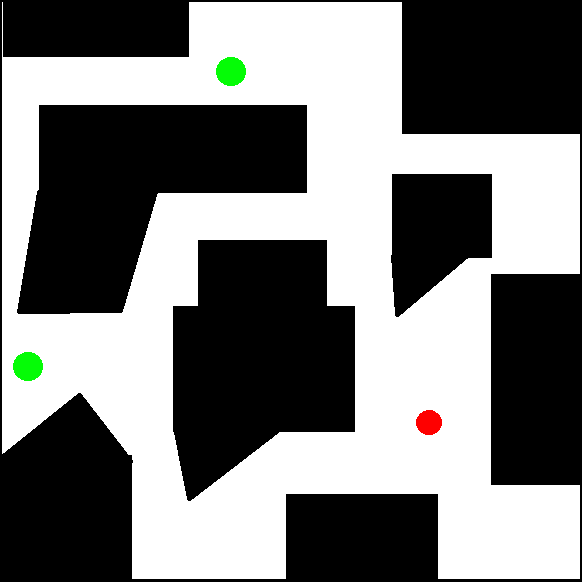
#> input picture p3.bmp, 582 x 582 px
$ python lab1.py
#> lines starting #> are read from the running program, lines starting #| are printed output that depends on the picture; after the words box and inside, x2 and y2 are one past the last pixel; in counts of white or black regions, pixels touching at a corner belong together
### image_processing.py
import cv2
import numpy as np
from PIL import Image, ImageDraw


def get_maze(file):

    # Cargar la imagen del laberinto
#> called with file = 'p3.bmp'
    image = cv2.imread(file)
#> image is the input picture: shape (582, 582, 3); mean B, G, R 122.6, 123.6, 123

    hsv = cv2.cvtColor(image, cv2.COLOR_BGR2HSV)
#> hsv: shape (582, 582, 3); mean H, S, V 0.2, 1.4, 124

    lower_green_bound = np.array([36, 50, 0])
    upper_green_bound = np.array([86, 255, 255])

    # find the colors within the boundaries
    green_mask = cv2.inRange(hsv, lower_green_bound, upper_green_bound)
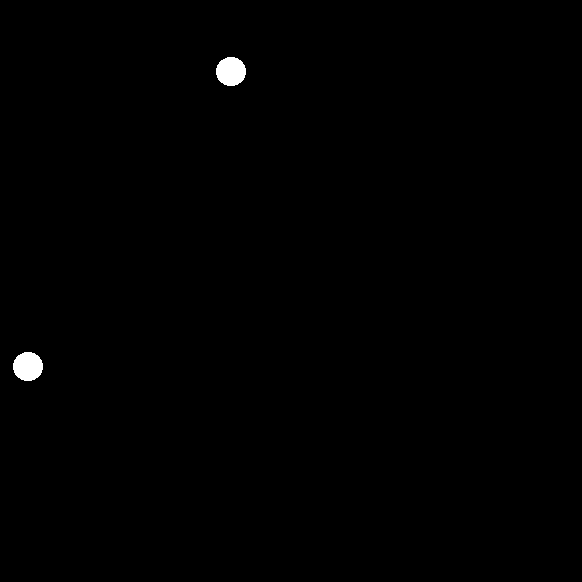
#> green_mask: shape (582, 582); 0.41% white; 2 white regions, box (x1, y1, x2, y2) and area: (216, 57, 246, 86) 687, (13, 352, 43, 381) 687

    lower_red_bound_1 = np.array([0, 50, 20])
    upper_red_bound_1 = np.array([5, 255, 255])
    lower_red_bound_2 = np.array([175, 50, 20])
    upper_red_bound_2 = np.array([180, 255, 255])

    lower_black_bound = np.array([0, 0, 0])
    upper_black_bound = np.array([50, 50, 100])

    # find the colors within the boundaries
    red_mask_1 = cv2.inRange(hsv, lower_red_bound_1, upper_red_bound_1)
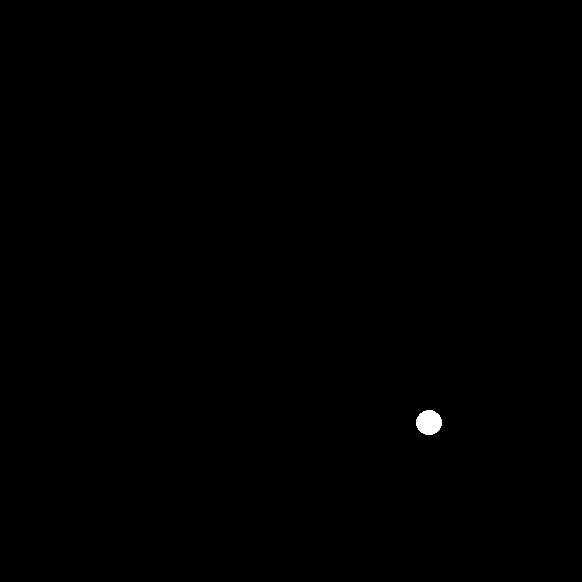
#> red_mask_1: shape (582, 582); 0.15% white; 1 white region, box (x1, y1, x2, y2) and area: (416, 410, 442, 435) 510
    red_mask_2 = cv2.inRange(hsv, lower_red_bound_2, upper_red_bound_2)
#> red_mask_2: shape (582, 582); every value is 0
    black_mask = cv2.inRange(hsv, lower_black_bound, upper_black_bound)
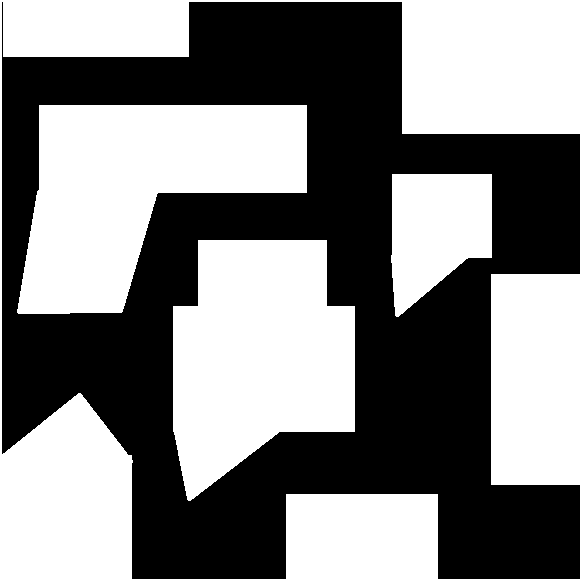
#> black_mask: shape (582, 582); 51.4% white; 1 black region, box (x1, y1, x2, y2) and area: (2, 2, 580, 579) 164748

    # Definir el tamaño de los cuadros
    cuadro_size = 12

    # Discretizar la imagen
    rows, cols = image.shape[:2]
#> rows = 582; cols = 582
    cuadros_x = int(cols / cuadro_size)
#> cuadros_x = 48
    cuadros_y = int(rows / cuadro_size)
#> cuadros_y = 48

    # Crear una matriz de cuadros vacíos
    laberinto = [[0 for x in range(cuadros_x)] for y in range(cuadros_y)]

    # Variables para guardar la posición del inicio y los finales

    start_x, start_y = -1, -1
    goals = []
    for x in range(cuadros_x):
        for y in range(cuadros_y):
            cuadro_green = green_mask[y*cuadro_size:(
                y+1)*cuadro_size, x*cuadro_size:(x+1)*cuadro_size]
            cuadro_red_1 = red_mask_1[y*cuadro_size:(
                y+1)*cuadro_size, x*cuadro_size:(x+1)*cuadro_size]
            cuadro_red_2 = red_mask_2[y*cuadro_size:(
                y+1)*cuadro_size, x*cuadro_size:(x+1)*cuadro_size]
            cuadro_black = black_mask[y*cuadro_size:(
                y+1)*cuadro_size, x*cuadro_size:(x+1)*cuadro_size]

            if (255 in cuadro_green):
                laberinto[y][x] = 2
                goals.append([x, y])
            if (255 in cuadro_red_1 and start_x*start_y == 1):
                laberinto[y][x] = 3
                start_x, start_y = x, y
            if (255 in cuadro_red_2 and start_y*start_x == 1):
                laberinto[y][x] = 3
                start_x, start_y = x, y
            if (255 in cuadro_black):
                laberinto[y][x] = 1
#> after the loop, goals = [[1, 29], [1, 30], [1, 31], [2, 29], [2, 30], [2, 31], [3, 29], [3, 30], [3, 31], [18, 4], [18, 5], [18, 6], [18, 7], [19, 4], [19, 5], [19, 6], [19, 7], [20, 5], [20, 6]]; laberinto = 48 items; start_x = 34; start_y = 34

    return [laberinto, [start_x, start_y], goals]


def paint_maze(maze, name):
    # se obtienen las dimensiones del laberinto
    rows = len(maze)
    cols = len(maze[0])
    # se crea la imagen con las dimensiones
    img = Image.new("RGB", (cols * 12, rows * 12), color=(255, 255, 255))
    draw = ImageDraw.Draw(img)
    # se recorre cada celda del laberinto
    for row in range(rows):
        for col in range(cols):
            # obtenemos el num de la celda
            num = maze[row][col]
            # se pinta la celda
            if num == 1:
                color = (0, 0, 0)
            elif num == 0:
                color = (255, 255, 255)
            elif num == 2:
                color = (0, 255, 0)
            elif num == 3:
                color = (255, 0, 0)
            elif num == 5:
                color = (255, 165, 0)
            else:
                color = (255, 255, 255)
            x1 = col * 12 + 1
            y1 = row * 12 + 1
            x2 = x1 + 10
            y2 = y1 + 10
            draw.rectangle([(x1, y1), (x2, y2)], fill=color)
    img.save(name)

### algorithms.py
def up(x, y, laberinto):
    if y < len(laberinto) - 1 and laberinto[y + 1][x] != 1:
        return [x, y + 1]
    else:
        return None


def down(x, y, laberinto):
    if y > 0 and laberinto[y - 1][x] != 1:
        return [x, y - 1]
    else:
        return None


def left(x, y, laberinto):
    if x > 0 and laberinto[y][x - 1] != 1:
        return [x - 1, y]
    else:
        return None


def right(x, y, laberinto):
    if x < len(laberinto[0]) - 1 and laberinto[y][x + 1] != 1:
        return [x + 1, y]
    else:
        return None


def shortest_path_bfs(node1, node2, laberinto):
    path_list = [[node1]]
    path_index = 0
    # Con el objetivo de tener un registro de todos los nodos anteriores
    previous_nodes = [node1]
    if node1 in node2:
        return path_list[0]

    # Iteramos sobre todos los caminos posibles
    while path_index < len(path_list):
        current_path = path_list[path_index]
        last_node = current_path[-1]
        next_nodes = []

        # Se buscan todos los nodos siguientes, en caso de este sistema, todos los pixeles al rededor
        next_nodes.append(up(last_node[0], last_node[1], laberinto))
        next_nodes.append(down(last_node[0], last_node[1], laberinto))
        next_nodes.append(left(last_node[0], last_node[1], laberinto))
        next_nodes.append(right(last_node[0], last_node[1], laberinto))

        # Verificamos si el nodo destino se encuentra en uno de los nodos conectores
        for dest in node2:
            if dest in next_nodes:
                current_path.append(dest)
                return current_path

        # Agregamos nuevos caminos
        for next_node in next_nodes:
            if next_node != None and not next_node in previous_nodes:
                new_path = current_path[:]
                new_path.append(next_node)
                path_list.append(new_path)
                # mantenemos registro de los nodos visitados para evitar backtracking
                previous_nodes.append(next_node)
        # Continuamos el siguiente camino
        path_index += 1
    # Si no encontramos ningun camino
    return []


# [99 lines left out: functions bfs, shortest_path_dfs, dfs, not called in this run]

### lab1.py
import image_processing as mz
import algorithms as al
import algoritmoA as am

# ELIJA LA IMAGEN DESEADA AQUI
# maze = mz.get_maze("p2.jpeg")
# maze = mz.get_maze("p1.png")
maze = mz.get_maze("p3.bmp")
#> maze = 3 items

laberinto = maze[0]
#> laberinto = 48 items
inicio = maze[1]
#> inicio = [34, 34]
finales = maze[2]
#> finales has the same summary as goals in get_maze

single = finales[1]
#> single = [1, 30]
tuplai = tuple(inicio)
#> tuplai = (34, 34)
tuplaf = tuple(single)
#> tuplaf = (1, 30)

mz.paint_maze(laberinto, "laberinto_discretizado.png")
#> in paint_maze, `rows = len(maze)`: rows = 48
#> in paint_maze, `img = Image.new("RGB", (cols * 12, rows * 12), color=(255, 255, 255))`: img: PIL image 576x576 RGB; every value is 255
#> in paint_maze, `img.save(name)`:
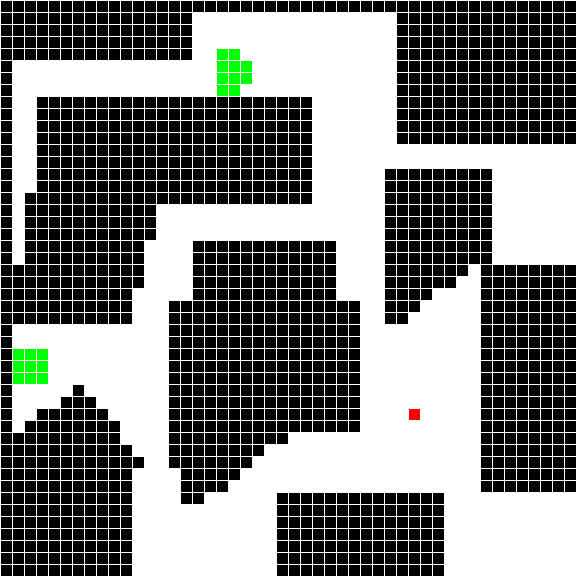
#> saved as laberinto_discretizado.png: PIL image 576x576 RGB; mean R, G, B 124.2, 125.9, 124.1
opcion = 0
# Verificar si se encontró un inicio y al menos un final
if inicio is None:
    print("No se encontró un cuadro rojo como inicio")
elif len(finales) == 0:
    print("No se encontraron cuadros verdes como finales")
else:
    # Menú del programa
    bandera = True
    while bandera:
        try:
            print("\nQué algoritmo desea aplicar?\n1. BFS\n2. DFS\n3. A*\n4. Salir")
#> (the run stopped early here; a loop or call above may not have finished)

$ run again, with p2.jpeg saved as p3.bmp
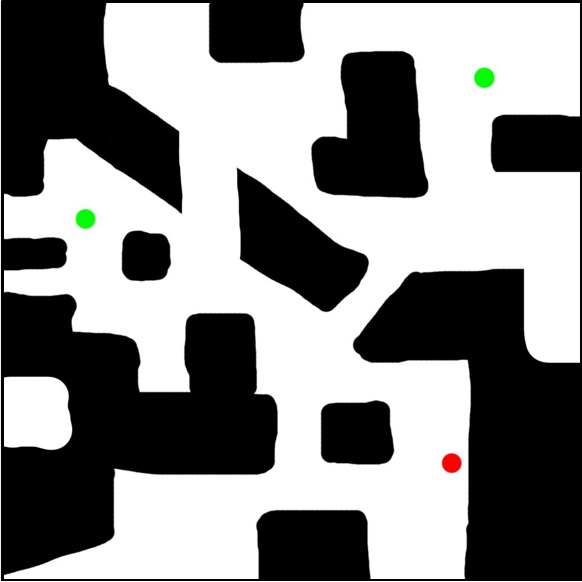
#> input picture p2.jpeg, 582 x 582 px
#> in get_maze, image is the input picture: shape (582, 582, 3); mean B, G, R 136.1, 136.5, 136.3
#> hsv: shape (582, 582, 3); mean H, S, V 0.7, 0.7, 136.7
#> in get_maze, `green_mask = cv2.inRange(hsv, lower_green_bound, upper_green_bound)`:
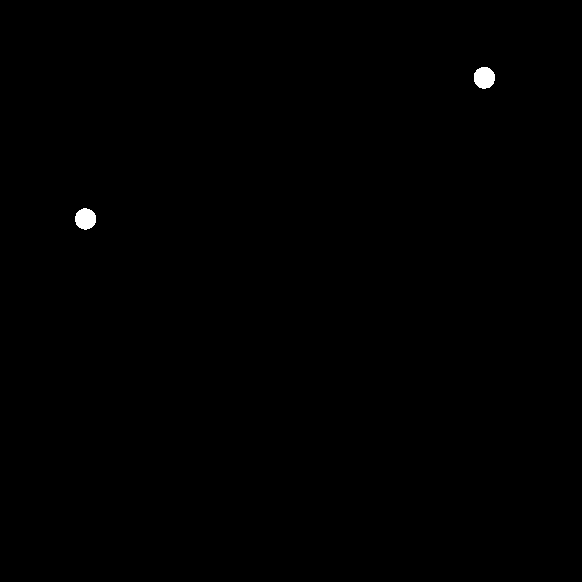
#> green_mask: shape (582, 582); 0.21% white; 2 white regions, box (x1, y1, x2, y2) and area: (474, 67, 495, 89) 369, (75, 208, 96, 230) 357
#> red_mask_1: shape (582, 582); 0.07% white; 2 white regions (1 under 20 px), largest, box (x1, y1, x2, y2) and area: (441, 453, 462, 473) 249
#> red_mask_2: shape (582, 582); 0.02% white in thin lines or dots, all inside (x1, y1, x2, y2) = (441, 453, 462, 473)
#> black_mask: shape (582, 582); 46.2% white; 5 white regions, box (x1, y1, x2, y2) and area: (1, 0, 582, 581) 128124, (312, 51, 428, 198) 12614, (237, 168, 369, 312) 9374, (321, 401, 394, 464) 4202, (122, 231, 171, 281) 2130
#> after the loop in get_maze, `for x in range(cuadros_x):`: goals = [[6, 17], [6, 18], [6, 19], [7, 17], [7, 18], [7, 19], [39, 5], [39, 6], [39, 7], [40, 5], [40, 6], [40, 7], [41, 5], [41, 6], [41, 7]]; laberinto = 48 items; start_x = 36; start_y = 38
#> maze = 3 items
#> `laberinto = maze[0]`: laberinto = 48 items
#> inicio = [36, 38]
#> finales has the same summary as goals in get_maze
#> single = [6, 18]
#> tuplai = (36, 38)
#> tuplaf = (6, 18)
#> in paint_maze, `rows = len(maze)`: rows = 48
#> img: PIL image 576x576 RGB; every value is 255

$ run again, with p1.png saved as p3.bmp
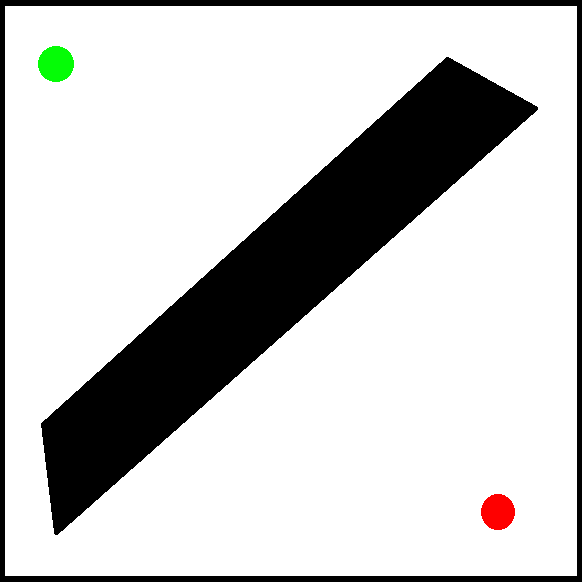
#> input picture p1.png, 582 x 582 px
#> in get_maze, image is the input picture: shape (582, 582, 3); mean B, G, R 200.3, 201, 201
#> hsv: shape (582, 582, 3); mean H, S, V 0.2, 1.5, 201.7
#> in get_maze, `green_mask = cv2.inRange(hsv, lower_green_bound, upper_green_bound)`:
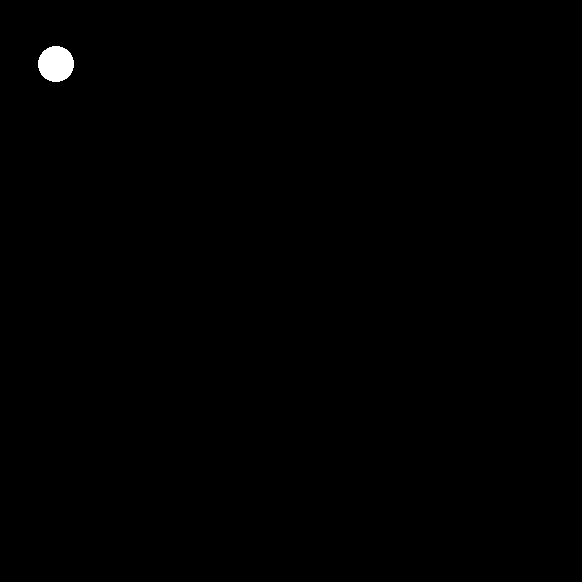
#> green_mask: shape (582, 582); 0.3% white; 1 white region, box (x1, y1, x2, y2) and area: (38, 46, 74, 82) 1018
#> red_mask_1: shape (582, 582); 0.28% white; 1 white region, box (x1, y1, x2, y2) and area: (481, 494, 515, 530) 958
#> red_mask_2: shape (582, 582); every value is 0
#> black_mask: shape (582, 582); 20.9% white; 2 white regions, box (x1, y1, x2, y2) and area: (41, 57, 538, 535) 58056, (0, 0, 582, 582) 12684
#> after the loop in get_maze, `for x in range(cuadros_x):`: goals = [[3, 4], [3, 5], [3, 6], [4, 3], [4, 4], [4, 5], [4, 6], [5, 3], [5, 4], [5, 5], [5, 6], [6, 4], [6, 5]]; laberinto = 48 items; start_x = 40; start_y = 41
#> maze = 3 items
#> `laberinto = maze[0]`: laberinto = 48 items
#> inicio = [40, 41]
#> finales has the same summary as goals in get_maze
#> single = [3, 5]
#> tuplai = (40, 41)
#> tuplaf = (3, 5)
#> in paint_maze, `rows = len(maze)`: rows = 48
#> img: PIL image 576x576 RGB; every value is 255
